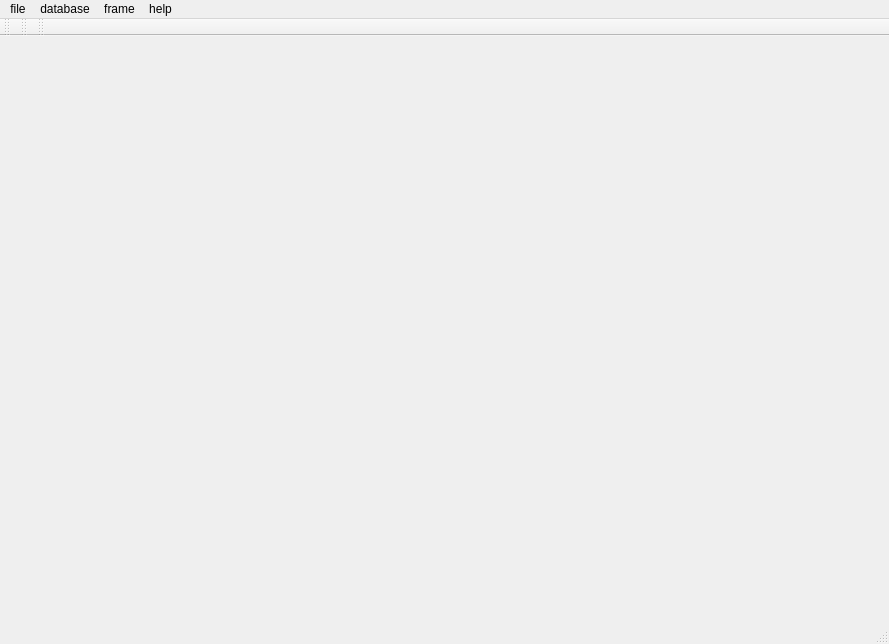
<?xml version="1.0" encoding="UTF-8"?>
<ui version="4.0">
 <class>MyClassClass</class>
 <widget class="QMainWindow" name="MyClassClass">
  <property name="geometry">
   <rect>
    <x>0</x>
    <y>0</y>
    <width>889</width>
    <height>644</height>
   </rect>
  </property>
  <property name="windowTitle">
   <string>主界面</string>
  </property>
  <property name="windowIcon">
   <iconset>
    <normaloff>address.svg</normaloff>address.svg</iconset>
  </property>
  <property name="styleSheet">
   <string notr="true"/>
  </property>
  <widget class="QWidget" name="centralWidget">
   <layout class="QHBoxLayout" name="horizontalLayout">
    <item>
     <layout class="QVBoxLayout" name="verticalLayout_2"/>
    </item>
   </layout>
  </widget>
  <widget class="QMenuBar" name="menuBar">
   <property name="geometry">
    <rect>
     <x>0</x>
     <y>0</y>
     <width>889</width>
     <height>26</height>
    </rect>
   </property>
   <widget class="QMenu" name="menu">
    <property name="title">
     <string>file</string>
    </property>
    <widget class="QMenu" name="menuAdd_data">
     <property name="title">
      <string>add data</string>
     </property>
     <addaction name="actionGeojson"/>
     <addaction name="actionShp"/>
    </widget>
    <addaction name="separator"/>
    <addaction name="menuAdd_data"/>
   </widget>
   <widget class="QMenu" name="menuHelp">
    <property name="title">
     <string>help</string>
    </property>
    <addaction name="actionAbout_us"/>
   </widget>
   <widget class="QMenu" name="menu_2">
    <property name="title">
     <string>frame</string>
    </property>
    <addaction name="actionContent"/>
   </widget>
   <widget class="QMenu" name="menuDatabase">
    <property name="title">
     <string>database</string>
    </property>
    <addaction name="actionSave_shapefile"/>
    <addaction name="actionGet_databaseData"/>
   </widget>
   <addaction name="menu"/>
   <addaction name="menuDatabase"/>
   <addaction name="menu_2"/>
   <addaction name="menuHelp"/>
  </widget>
  <widget class="QToolBar" name="mainToolBar">
   <attribute name="toolBarArea">
    <enum>TopToolBarArea</enum>
   </attribute>
   <attribute name="toolBarBreak">
    <bool>false</bool>
   </attribute>
  </widget>
  <widget class="QStatusBar" name="statusBar"/>
  <widget class="QToolBar" name="toolBar">
   <property name="windowTitle">
    <string>toolBar</string>
   </property>
   <attribute name="toolBarArea">
    <enum>TopToolBarArea</enum>
   </attribute>
   <attribute name="toolBarBreak">
    <bool>false</bool>
   </attribute>
  </widget>
  <widget class="QToolBar" name="toolBar_2">
   <property name="windowTitle">
    <string>toolBar_2</string>
   </property>
   <attribute name="toolBarArea">
    <enum>TopToolBarArea</enum>
   </attribute>
   <attribute name="toolBarBreak">
    <bool>false</bool>
   </attribute>
  </widget>
  <action name="actionGeojson">
   <property name="text">
    <string>geojson</string>
   </property>
  </action>
  <action name="actionShp">
   <property name="text">
    <string>shp</string>
   </property>
  </action>
  <action name="actionAbout_us">
   <property name="text">
    <string>about us</string>
   </property>
  </action>
  <action name="actionContent">
   <property name="text">
    <string>content</string>
   </property>
  </action>
  <action name="actionSave_shapefile">
   <property name="text">
    <string>save shapefile</string>
   </property>
  </action>
  <action name="actionGet_databaseData">
   <property name="text">
    <string>get databaseData</string>
   </property>
  </action>
 </widget>
 <layoutdefault spacing="6" margin="11"/>
 <resources>
  <include location="myclass.qrc"/>
 </resources>
 <connections/>
</ui>
